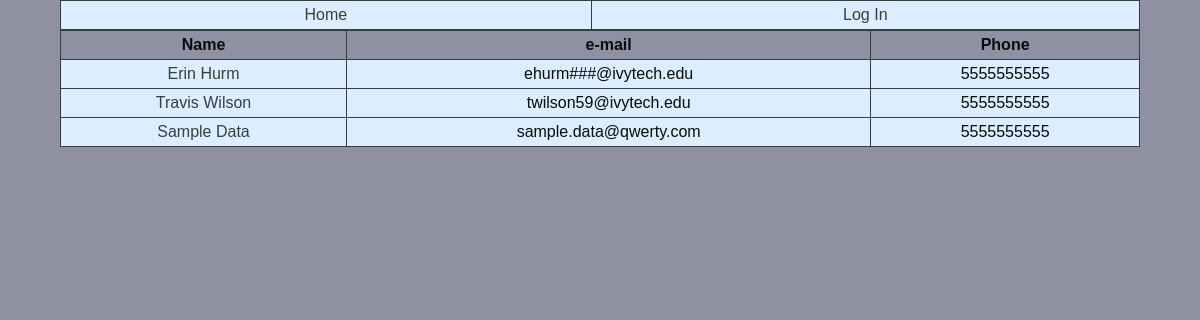
Page /viewfosters/ on the committed database.
### PetTracker/models.py (models this page shows, shortened)
class Foster(models.Model):
    fosterID = models.AutoField(primary_key=True)
    fosterName = models.CharField(max_length=50)
    fosterStreet = models.CharField(max_length=50)
    fosterCity = models.CharField(max_length=50)
    fosterState = models.CharField(choices=stateSelection, max_length=2)
    fosterZip = models.CharField(max_length=5)
    fosterEmail = models.EmailField(max_length=70)
    fosterPhone = models.CharField(max_length=10, null=True)

### PetTracker/views.py (the view)
# urls.py: path("viewfosters/", views.viewFoster, name="viewfoster"),
def viewFoster(request):
    fosters = Foster.objects.all()
    return render(request, 'viewfosters.html', {'fosters':fosters})

### templates/viewfosters.html (shortened to what this page needs)
{% extends 'base.html' %}
{% block content %}
<head>
</head>
<table>
    <tr>
        <th>Name</th>
        <th>e-mail</th>
        <th>Phone</th>
    </tr>
{% for foster in fosters %}
    <tbody>
        <td><a href="{% url 'fosterdetail' foster.fosterID %}"> {{foster.fosterName}}</a></td>
        <td>{{foster.fosterEmail}}</td>
        <td>{{foster.fosterPhone}}</td>
    </tbody>
{% endfor %}
</table>
{% endblock %}

### static/pettracker.css (style rules this page uses)
* { box-sizing: border-box; }
body { background-color: #8F91A2; color: #090B0B; font-family: "Verdana", "Arial", sans-serif; margin: 0; }
body a { text-decoration: none; }
body a:link { color: #343f3e; }
table { width: 90%; margin: auto; border-width: 1px; border-color: #343f3e; border-style: solid; border-collapse: collapse; }
td { padding: 5px; border-width: 1px; border-color: #343f3e; border-style: solid; text-align: center; }
th { padding: 5px; border-width: 1px; border-color: #343f3e; border-style: solid; }
table tr:nth-of-type(odd) { background-color: #DCEDFF }
table th { background-color: #8F91A2; }

### rows in the picture
Foster: fosterName "Erin Hurm", fosterEmail "ehurm###@ivytech.edu", fosterPhone "5555555555"
Foster: fosterName "Travis Wilson", fosterEmail "twilson59@ivytech.edu", fosterPhone "5555555555"
Foster: fosterName "Sample Data", fosterEmail "sample.data@qwerty.com", fosterPhone "5555555555"
